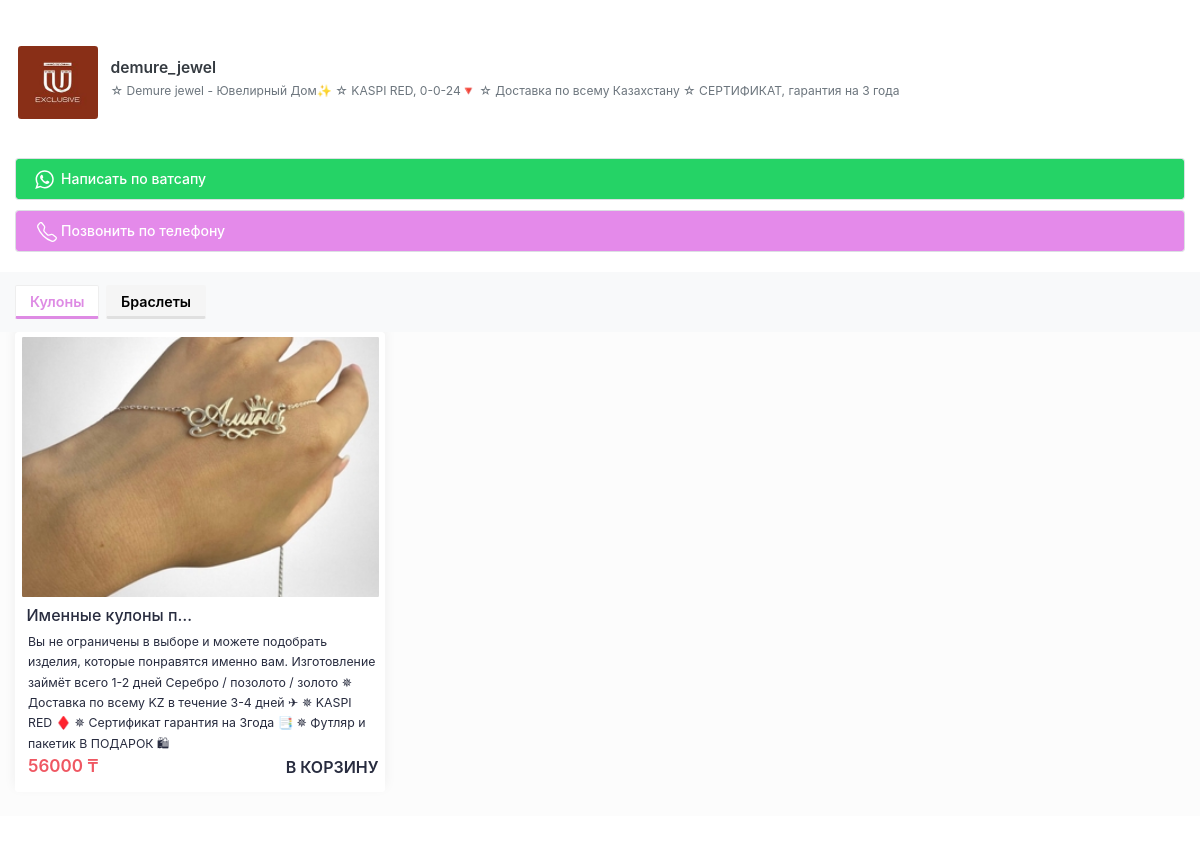
The app's page /adilet/ with its own data.
### construct_site/models.py (models this page shows, shortened)
class AdditionalData(models.Model):
    element_id = models.CharField(max_length=40)
    photo = ProcessedImageField(upload_to='images/',
                                null=True, blank=True,
                                processors=[ResizeToFill(240, 240)],
                                format='PNG',
                                options={'quality': 100})
    value = models.TextField(null=True, blank=True)
    user_site = models.ForeignKey(UserSite, on_delete=models.CASCADE, null=True, blank=True)

class Support(models.Model):
    KIND_CHOICES = (
        (1, "Ватсап"),
        (2, "Номер телефона")
    )
    kind = models.IntegerField(default=1, choices=KIND_CHOICES)
    label = models.CharField(max_length=80, default='Написать по ватсапу')
    user_site = models.ForeignKey(UserSite, on_delete=models.CASCADE)
    bacground_color = models.CharField(max_length=120, default='#25d366')
    text_color = models.CharField(max_length=120, default='#ffffff')
    icon_color = models.CharField(max_length=120, default='#ffffff')
    whatsapp_text = models.CharField(max_length=120, blank=True, null=True, default='')
    is_main = models.BooleanField(default=False)

### construct_site_food/models.py (models this page shows, shortened)
class BaseMixin(models.Model):
    title = models.CharField(max_length=180)
    class Meta:
    	abstract = True

class Category(BaseMixin):
    user_site = models.ForeignKey(
    	UserSite, on_delete=models.CASCADE,
    	null=True, blank=True,
    	related_name='category_user_sites')
    color = models.CharField(max_length=120, default="#fc8019")
    sorting = models.IntegerField(default=0)

class Good(BaseMixin):
    FONT_CHOICES = (
        ('Arial', 'Arial'),
        ('Verdana', 'Verdana'),
        ('Kudry', 'Kudry'),
        ('Scriptina', 'Scriptina'),
        ('Edwardian Script', 'Edwardian Script'),
        ('Great Vibes', 'Great Vibes'),
        ('Alex Brush', 'Alex Brush'),
        ('Snell Roundhand', 'Snell Roundhand'),
        ('Monotype Corsiva', 'Monotype Corsiva'),
        ('Pinyon Script', 'Pinyon Script'),
        ('Satisfy', 'Satisfy'),
        ('Tangerine', 'Tangerine'),
        ('Allura', 'Allura'),
    )
    title = models.CharField(max_length=120, null=True, blank=True)
    description = models.TextField(blank=True)
    price = models.CharField(max_length=120, blank=True, default='')
    old_price = models.CharField(max_length=120, blank=True, default='')
    photo = ProcessedImageField(upload_to='images/',
                                processors=[ResizeToFill(317, 231)],
                                format='JPEG',
                                options={'quality': 100})
    category = models.ForeignKey(Category,
    	on_delete=models.SET_NULL, null=True, blank=True)
    user_site = models.ForeignKey(
    	UserSite, on_delete=models.CASCADE,
    	related_name='good_user_sites', null=True, blank=True)
    sorting = models.IntegerField(default=0)
    font = models.CharField(
        max_length=100,
        choices=FONT_CHOICES,
        default='AR',  # Установить стандартное значение, если требуется
        blank=True
    )

### construct_site_food/views.py (the view)
# urls.py: path('<slug:slug>/', views.ClientIndexView.as_view(), name='client'),
class ClientIndexView(GoodMixin, View):
    def get(self, request, **kwargs):
        context = {}
        slug = self.kwargs.get('slug')
        categories = Category.objects.filter(
            user_site__slug=slug).select_related().order_by('-sorting')
        supports = Support.objects.filter(user_site__slug=slug)
        goods = Good.objects.filter(user_site__slug=slug).order_by('-sorting')
        if categories.exists():
            category = self.kwargs.get('category', None)
            if not  category:
                category = categories.first().id
            goods = goods.filter(category=category)
            context['active_category'] = category
        user_site = get_object_or_404(UserSite, slug=slug)
        context['slug'] = slug
        context['categories'] = categories
        context['goods'] = goods
        context['supports'] = supports
        context['user_site'] = user_site
        context['manifest_file'] = '/manifest/' + str(slug) + '.json'
        return render(request, user_site.site.template_name, context)

### cart/cart.py (called while the page is built)
    def __len__(self):
        return sum(item['quantity'] for item in self.cart.values())

    def get_total_price(self):
        return sum(Decimal(item['price']) * item['quantity'] for item in self.cart.values())

    def get_good(self, good):
        good_id = str(good.id)
        if good_id in self.cart:
            return self.cart[good_id]
        return False

### cart/context_processors.py (called while the page is built)
def cart(request):
    return {'cart': Cart(request)}

### construct_site/templatetags/construct_tags.py (called while the page is built)
@register.simple_tag
def get_text(element_id, slug, text_default):
	additional_data = AdditionalData.objects.filter(
		element_id=element_id, user_site__slug=slug).first()
	if additional_data:
		return additional_data.value
	else:
		return text_default

@register.simple_tag
def get_photo(element_id, slug,  photo_default):
	additional_data = AdditionalData.objects.filter(
		element_id=element_id, user_site__slug=slug).first()
	if additional_data:
		return additional_data.photo.url
	else:
		return static(photo_default)

@register.simple_tag
def get_good(request, good_id):
	cart = Cart(request)
	return cart.get_good(good_id)

@register.simple_tag
def condition_set(condition, classes1, classes2, value=''):
	if value == '':
		if condition:
			return classes1
		else:
			return classes2
	else:
		if condition == value:
			return classes1
		else:
			return classes2

@register.simple_tag
def set_cookie(slug, support):
	return str(slug) + str(support)

@register.simple_tag
def set_style(property, value, condition=True):
	if condition:
		return mark_safe('style="{0}:{1}"'.format(property,value))
	else:
		return ''

@register.simple_tag
def condition_count(condition1, condition2, value=''):
	if condition1 > condition2:
		return value
	return ''

### templates/construct_site_food/foodoma/index.html (shortened to what this page needs)
﻿<html lang="en" class="">
   <head>
      {% load static %}
      {% load pwa %}
      {% load construct_tags %}
      <link rel="stylesheet" type="text/css" href="{% static 'css/construct_site_food/main.css' %}">
      <link rel="stylesheet" type="text/css" href="{% static 'css/construct_site_food/style.css' %}">
   </head>
   <body cz-shortcut-listen="true" class="">
      <div id="page-container">
         <div id="root">
            <span>
               <div>
                  <div class="height-25 bg-white">
                     {% get_photo 'logo' slug 'img/default_logo.png' as logo  %}
                     {% get_text 'site_text' slug 'Название компании' as logo_text %}
                     {% get_text 'information' slug 'Информацию о компании' as information %}
                     <a class="no-click" href="#">
                        <div class="pt-20">
                           <div class="block-content block-content-full pt-2">
                              <img src="{{logo}}" alt="go-menu" class="restaurant-image mt-0">
                           </div>
                           <div class="block-content block-content-full restaurant-info">
                              <h4 class="font-w600 mb-5 text-dark">{{logo_text|safe}}</h4>
                              <div class="font-size-sm text-muted truncate-text text-muted">{{information|safe}}</div>
                           </div>
                        </div>
                     </a>
                  </div>
                  <div class="col-12 mt-10-0">
                     {% for support in supports %}
                        {% if support.kind == 1 %}
                           <div class="input-group mt-10">
                              {% condition_count support.phonenumber_set.count 1 'go-whatsapp' as support_is_distribution %}
                              <a href="https://wa.me/{{support.phonenumber_set.first.phone_number}}?text={{support.whatsapp_text|default_if_none:''}}" class="form-control login-button {{support_is_distribution}}" data-id="{{support.id}}" data-message="{{support.whatsapp_text}}" data-cookie="{% set_cookie slug support.id %}" {% set_style 'background-color' support.bacground_color %} data-url="{% url 'construct_site:support_phone_number' slug=slug    id=support.id %}">
                              <output {% set_style 'color' support.text_color %}>
                                  {{support.label|safe}}
                              </output>
                              </a>
                           </div>
                        {% else %}
                           <div class="input-group mt-10">
                              <a href="tel:{{support.phonenumber_set.first.phone_number}}" class="form-control phone-button" {% set_style 'background-color' support.bacground_color %}>
                              <output {% set_style 'color' support.text_color %}>
                                 {{support.label|safe}}
                              </output>
                              </a>
                           </div>
                        {% endif %}
                     {% endfor %}
                  </div>
                  <div class="bg-grey-light mt-20 mb-100">
                     {% if categories.exists %}
                        <div class="bg-light sticky-top">
                           <div class="px-15 py-3 d-flex justify-content-between align-items-center">
                              <div class="d-flex overflow-auto">
                                 {% for category in categories %}
                                    {% condition_set category.id 'mr-2 user-preferred' '' active_category as is_active %}
                                    <button class="category btn btn-preference mr-2 {{is_active}}" data-id="{{category.id}}" data-url="{% url 'construct_site_food:good_list' slug=slug category=category.id %}" {% set_style 'border-bottom-color' category.color is_active %}>
                                       <span {% set_style 'color' category.color is_active %}>{{category.title|safe}}</span>
                                    </button>
                                 {% endfor %}
                              </div>
                           </div>
                        </div>
                     {% endif %}
                     <div class="px-15">
                        <div class="row" id="good-content">
                           {% include "construct_site_food/foodoma/good/list.html" %}
                        </div>
                     </div>
                  </div>
               </div>
            </span>
         </div>
      </div>
   </body>
</html>

### templates/construct_site_food/foodoma/good/list.html (shortened to what this page needs)
{% load construct_tags %}
{% for good in goods %}
   {% get_good request good as good_in_card %}
   {% condition_set good_in_card 'hidden' '' as in_cart_display %}
   <div class="col-md-4 col-sm-12">
      <div class="product-slider-item">
         <div class="block border-radius-275 recommended-item-shadow">
            <div class="block-content recommended-item-content-new mb-5">
               <img src="{{ good.photo.url }}" alt="Skillet Cookie" class="recommended-item-image-new">
               <div class="my-2">
                  <div class="px-5 text-left recommended-v2-ellipsis-meta">
                     <div class="d-flex justify-content-between align-items-center">
                        <a href="{% url 'construct_site_food:good_detail' good.id %} ">
                           <span class="meta-name">{{good.title|safe}}</span>
                        </a>
                     </div>
                  </div>
                  <div class="ml-2">
                     <span class="meta-price">{{good.description|safe}}</span>
                  </div>
                  <div class="ml-2 fotter-product">
                     <div class="price">
                        {{good.price}} ₸
                     </div>
                     <div data-id="{{good.id}}" class="in-cart fotter-text {{in_cart_display}}" data-url="{% url 'construct_site_food:good_add_to_cart' id=good.id %}">
                         В корзину
                     </div>
                  </div>
               </div>
            </div>
         </div>
      </div>
   </div>
{% endfor %}

### static/css/construct_site_food/style.css (style rules this page uses)
.login-button { background-color: rgb(37, 211, 102); color: white; }
.login-button { cursor: pointer; font-weight: 500; height: 42px; padding: 2px 0px !important; }
.login-button svg { width: 27px; margin-left: 15px; margin-top: 5px; position: absolute; fill: #fff; }
.phone-button { background-color: rgb(29, 161, 242); color: white; cursor: pointer; font-weight: 500; height: 42px; padding: 2px 0px !important; }
.phone-button svg { width: 20px; margin-left: 21px; margin-top: 9px; position: absolute; fill: #fff; }
.phone-button output { color: #ffffff; padding: 10px 45px; font-size: 14px; }
.login-button output { color: #ffffff; padding: 10px 45px; font-size: 14px; }
.block-content-full { border-top-left-radius: 5px; border-top-right-radius: 5px; }
.btn-preference { margin-right: 5px; }
.overflow-auto { overflow: auto; }
.sticky-top { position: sticky; top: -1px; z-index: 1; }
.product-slider-item { margin-left: 0; margin-right: 0; }
.recommended-item-image-new { width: 100%; border-radius: .1rem; }
.recommended-item-content-new { padding: .5rem; padding-top: 5px; }
.fotter-product { display: flex; align-items: center; justify-content: space-between; }
.price { font-size: 17px; font-weight: 600; white-space: nowrap; color: #EF5762; }
.meta-name { font-size: 16px; margin-bottom: 10px; }
.fotter-text { font-size: 16px; font-weight: 600; text-transform: uppercase; }
.height-25 { height: 16vh; }

### records on screen
AdditionalData: value "demure_jewel"
AdditionalData: value "☆ Demure jewel - Ювелирный Дом✨ ☆ KASPI RED, 0-0-24🔻 ☆ Доставка по всему Казахстану ☆ СЕРТИФИКАТ, гарантия на 3 года"
Support: label "Написать по ватсапу"
Support: label "Позвонить по телефону"
Category: title "Кулоны"
Category: title "Браслеты"
Good: photo (picture), title "Именные кулоны п…", description "Вы не ограничены в выборе и можете подобрать изделия, которые понравятся именно вам. Изготовление займёт всего 1-2 дней Серебро / позолото / золото ✵ Доставка по всему KZ в течение 3-4 дней ✈ ✵ KASPI RED ♦️ ✵ Сертификат гарантия на 3года 📑 ✵ Футляр и пакетик В ПОДАРОК 🛍", price "56000"
